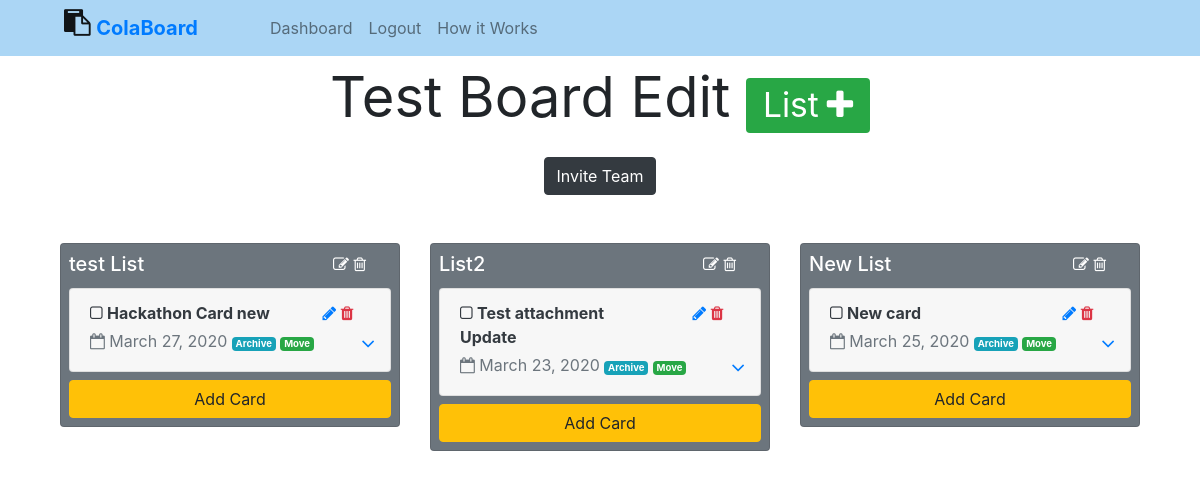
Page /boards/board_detail/test-board-6 (signed in) on the committed database.
### boards/models.py (models this page shows, shortened)
class Board(models.Model):
    creator = models.ForeignKey(
        settings.AUTH_USER_MODEL, on_delete=models.CASCADE, related_name='board')
    board_type = models.CharField(choices=BOARD_TYPE_CHOICES, max_length=1)
    title = models.CharField(max_length=100)
    slug = models.SlugField(blank=True, null=True)
    team = models.ManyToManyField(
        settings.AUTH_USER_MODEL, related_name='team')

class BoardList(models.Model):
    board = models.ForeignKey(
        'Board', on_delete=models.CASCADE, related_name='board_list')
    title = models.CharField(max_length=100)
    def get_archived_cards(self):
        cards = ListCard.objects.filter(board_list=self.pk, archived=True)
        print(cards)
        return cards
    def get_non_archived_cards(self):
        cards = ListCard.objects.filter(board_list=self.pk, archived=False)
        return cards

class ListCard(models.Model):
    board_list = models.ForeignKey(
        'BoardList', on_delete=models.CASCADE, related_name='list_card')
    due_date = models.DateField()
    title = models.CharField(max_length=250)
    description = models.TextField()
    attachment = models.FileField(
        upload_to='media/attachment/', blank=True, null=True)
    archived = models.BooleanField(default=False)
    checked = models.BooleanField(default=False)

### boards/views.py (the view)
# urls.py: path('board_detail/<slug>', views.board_detail, name='board_detail'),
@login_required
def board_detail(request, slug):
    board = Board.objects.get(slug=slug)
    form = CardCreationForm()
    domain = request.get_host(),
    url = redirect('boards:board_join', slug=board.slug)
    invite_link = f'http://{ domain[0] }{url.url}'
    context = {
        'board': board,
        'form': form,
        'invite_link': invite_link
    }
    return render(request, 'board_detail.html', context)

### templates/board_detail.html (shortened to what this page needs)
{% extends 'base.html' %}
{% block content %}
<center>
    <h3 class="display-4"><b>{{board.title}}</b>
        <a href="{% url 'boards:create_list' board.slug %}">
            <span class="badge badge-success"><small>List<i class="fa fa-plus ml-2"
                        aria-hidden="true"></i></small></span>
        </a>
    </h3>
    <button type="button" class="btn btn-dark mt-3" data-toggle="modal" data-target="#staticBackdrop">
        Invite Team
    </button>
</center>
<div class="card-group mt-5">
    {% for list in board.board_list.all %}
    <div class="col-md-4 mb-3">
        <div class="card bg-secondary">
            <div class="card-body p-2 text-white">
                <div class="row">
                    <div class="col-9">
                        <h5 class="card-title text-white">{{list.title}}</h5>
                    </div>
                    <div class="col-3">
                        <i class="fa fa-pencil-square-o pointer" onclick="showRenameForm({{list.pk}})"
                            aria-hidden="true"></i>
                        <i class="fa fa-trash-o pointer" onclick="showConfirmation({{list.pk}})" aria-hidden="true"></i>
                    </div>
                </div>
                {% for card in list.get_non_archived_cards %}
                <div class="accordion" id="accordionExample">
                    <div class="card mb-2">
                        <div class="card-header" id="heading-{{list.pk}}-{{card.pk}}">
                            <span class="mb-0 text-dark">
                                <div class="row">
                                    <div class="col-9">
                                        {% if card.checked %}
                                        <a href="{% url 'boards:card_check' card.pk %}">
                                            <i class="fa fa-check-square-o text-success" aria-hidden="true"></i>
                                        </a>
                                        {% else %}
                                        <a href="{% url 'boards:card_check' card.pk %}">
                                            <i class="fa fa-square-o text-dark" aria-hidden="true"></i>
                                        </a>
                                        {% endif %}
                                        <strong>{{card.title}}</strong>
                                    </div>
                                    <div class="col-3">
                                        <a href="{% url 'boards:card_edit' card.pk %}">
                                            <i class="fa fa-pencil" aria-hidden="true"></i>
                                        </a>
                                        <i class="fa fa-trash text-danger pointer"
                                            onclick="showCardConfirmation({{card.pk}})" aria-hidden="true"></i>
                                    </div>
                                </div>
                                <div class="row mt-1">
                                    <div class="col-10">
                                        <span class="text-secondary"><i class="fa fa-calendar-o" aria-hidden="true"></i>
                                            {{card.due_date}}
                                        </span>
                                        <small><a href="{% url 'boards:card_archive' card.pk %}"><span
                                                    class="badge badge-info">Archive</span></a></small>
                                        <small><a href="{% url 'boards:card_move' card.pk %}"><span
                                                    class="badge badge-success">Move</span></a></small>
                                    </div>
                                    <div class="col-2">
                                        <button class="btn btn-link collapsed" type="button" data-toggle="collapse"
                                            data-target="#collapse-{{list.pk}}-{{card.pk}}" aria-expanded="false"
                                            aria-controls="collapse-{{list.pk}}-{{card.pk}}">
                                            <i class="fa fa-angle-down fa-lg" aria-hidden="true"></i>
                                        </button>
                                    </div>
                                </div>
                            </span>
                        </div>
                    </div>
                </div>
                {% endfor %}
                <button class="btn btn-block btn-warning" onclick="showForm({{list.pk}})" list_id={{list.pk}}>Add
                    Card</button>
            </div>
        </div>
    </div>
    {% empty %}
    <span>
        <h5>
            You Do not have any Lists.
        </h5>
    </span>
    {% endfor %}
</div>
{% endblock content %}

### templates/base.html (style rules this page uses)
html { background-color: #fff; color: #555; font-weight: 300; font-family: "Lato", "Arial", sans-serif; font-size: 16px; text-rendering: optimizeLegibility; overflow-x: hidden; }
.pointer { cursor: pointer; }

### rows in the picture
Board: title "Test Board Edit"
BoardList: title "test List"
ListCard: checked False (drawn), title "Hackathon Card new", due_date "March 27, 2020"
BoardList: title "List2"
ListCard: checked False (drawn), title "Test attachment Update", due_date "March 23, 2020"
BoardList: title "New List"
ListCard: checked False (drawn), title "New card", due_date "March 25, 2020"
